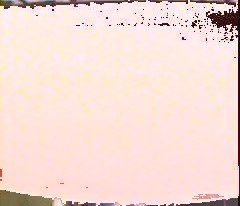
#> input picture Vision/image2.jpg, 240 x 206 px, given as the content of the folder 317_2019_datasets/cyberzoo_aggressive_flight/20190121-144646, which was not available
$ python EdgeTest.py   (older library calls are emulated)
#> lines starting #> are read from the running program, lines starting #| are printed output that depends on the picture; pictures that were not available may be replaced by others from this repository, and a replacement may not be noted
import cv2
import os
from scipy import ndimage
import numpy as np

# [24 lines of commented-out code are left out]
path =  os.path.join(os.getcwd(),"AE4317_2019_datasets\\cyberzoo_aggressive_flight\\20190121-144646")


for imagePath in os.listdir(path):

    input_path = os.path.join(path, imagePath)
    img = cv2.imread(input_path)
#> img is the input picture: shape (206, 240, 3); mean B, G, R 212.3, 219.3, 244
    rotated = ndimage.rotate(img, 90)
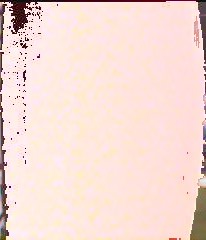
#> rotated: shape (240, 206, 3); mean B, G, R 212.3, 219.3, 244

    img_gray = cv2.cvtColor(rotated, cv2.COLOR_BGR2GRAY)
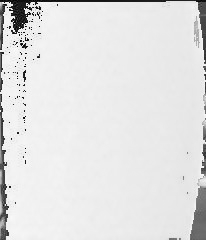
#> img_gray: shape (240, 206); min 2, max 252, mean 225.9
    img_blur = cv2.GaussianBlur(img_gray, (3,3), 0)
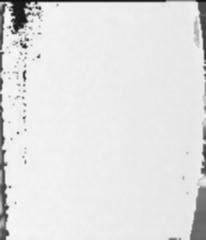
#> img_blur: shape (240, 206); min 14, max 247, mean 226
    edges = cv2.Canny(image=img_blur, threshold1=30, threshold2=1)
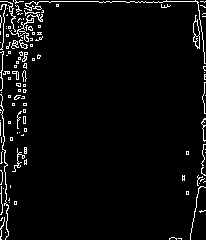
#> edges: shape (240, 206); 4.2% white in thin lines or dots

    output = np.concatenate((edges, img_gray), axis = 1)
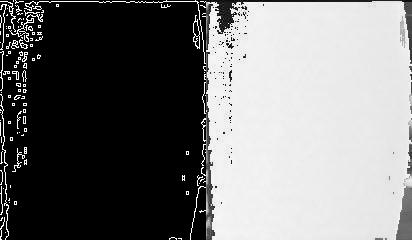
#> output: shape (240, 412); min 0, max 255, mean 118.3

    cv2.imshow('Canny Edge Detection', output)

    key = cv2.waitKey(50)
#> (key Esc is pressed here)

    if key==81 or key==113:
        break


# [13 lines of commented-out code are left out]

cv2.destroyAllWindows()
